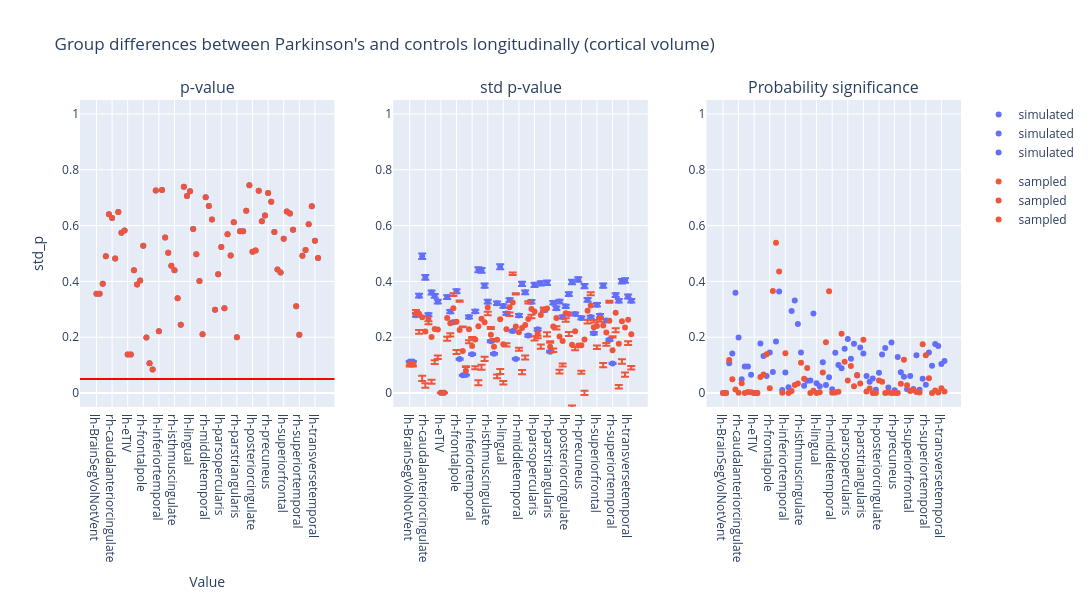

Here is the notebook cell this chart was saved with:
### Code cell
plot_dumbbell(
    ancova_longitudinal_volume,
    "Group differences between Parkinson's and controls longitudinally (cortical volume)",
    "group",
)

### Figure 1 — Plotly figure (JSON) as saved in the notebook; plotly's stock layout.template omitted (floating-point values rounded to 4 significant figures)
{"data": [{"hovertemplate": "group=simulated<br>region=%{x}<br>p_value=%{y}<extra></extra>", "legendgroup": "simulated", "marker": {"color": "#636efa", "symbol": "circle"}, "mode": "markers", "name": "simulated", "orientation": "v", "showlegend": true, "type": "scatter", "x": ["lh-BrainSegVolNotVent", "rh-BrainSegVolNotVent", "lh-bankssts", "rh-bankssts", "lh-caudalanteriorcingulate", "rh-caudalanteriorcingulate", "lh-caudalmiddlefrontal", "rh-caudalmiddlefrontal", "lh-cuneus", "rh-cuneus", "lh-eTIV", "rh-eTIV", "lh-entorhinal", "rh-entorhinal", "lh-frontalpole", "rh-frontalpole", "lh-fusiform", "rh-fusiform", "lh-inferiorparietal", "rh-inferiorparietal", "lh-inferiortemporal", "rh-inferiortemporal", "lh-insula", "rh-insula", "lh-isthmuscingulate", "rh-isthmuscingulate", "lh-lateraloccipital", "rh-lateraloccipital", "lh-lateralorbitofrontal", "rh-lateralorbitofrontal", "lh-lingual", "rh-lingual", "lh-medialorbitofrontal", "rh-medialorbitofrontal", "lh-middletemporal", "rh-middletemporal", "lh-paracentral", "rh-paracentral", "lh-parahippocampal", "rh-parahippocampal", "lh-parsopercularis", "rh-parsopercularis", "lh-parsorbitalis", "rh-parsorbitalis", "lh-parstriangularis", "rh-parstriangularis", "lh-pericalcarine", "rh-pericalcarine", "lh-postcentral", "rh-postcentral", "lh-posteriorcingulate", "rh-posteriorcingulate", "lh-precentral", "rh-precentral", "lh-precuneus", "rh-precuneus", "lh-rostralanteriorcingulate", "rh-rostralanteriorcingulate", "lh-rostralmiddlefrontal", "rh-rostralmiddlefrontal", "lh-superiorfrontal", "rh-superiorfrontal", "lh-superiorparietal", "rh-superiorparietal", "lh-superiortemporal", "rh-superiortemporal", "lh-supramarginal", "rh-supramarginal", "lh-temporalpole", "rh-temporalpole", "lh-transversetemporal", "rh-transversetemporal"], "xaxis": "x", "y": [0.3562, 0.3562, 0.392, 0.4905, 0.641, 0.6273, 0.4819, 0.6484, 0.5747, 0.5824, 0.1379, 0.1379, 0.4397, 0.3888, 0.4034, 0.5276, 0.1989, 0.1071, 0.08434, 0.7257, 0.2218, 0.7277, 0.5576, 0.5024, 0.4557, 0.4404, 0.3397, 0.2451, 0.7392, 0.7063, 0.7232, 0.5881, 0.4973, 0.4012, 0.2106, 0.7014, 0.6701, 0.6217, 0.2982, 0.426, 0.5235, 0.3036, 0.5688, 0.4929, 0.6123, 0.2003, 0.5796, 0.5797, 0.653, 0.7448, 0.506, 0.5104, 0.7249, 0.6152, 0.6364, 0.7166, 0.6855, 0.5772, 0.4428, 0.4317, 0.5526, 0.6504, 0.6432, 0.5854, 0.3112, 0.2088, 0.4915, 0.5126, 0.6049, 0.6689, 0.546, 0.4843], "yaxis": "y"}, {"hovertemplate": "group=sampled<br>region=%{x}<br>p_value=%{y}<extra></extra>", "legendgroup": "sampled", "marker": {"color": "#EF553B", "symbol": "circle"}, "mode": "markers", "name": "sampled", "orientation": "v", "showlegend": true, "type": "scatter", "x": ["lh-BrainSegVolNotVent", "rh-BrainSegVolNotVent", "lh-bankssts", "rh-bankssts", "lh-caudalanteriorcingulate", "rh-caudalanteriorcingulate", "lh-caudalmiddlefrontal", "rh-caudalmiddlefrontal", "lh-cuneus", "rh-cuneus", "lh-eTIV", "rh-eTIV", "lh-entorhinal", "rh-entorhinal", "lh-frontalpole", "rh-frontalpole", "lh-fusiform", "rh-fusiform", "lh-inferiorparietal", "rh-inferiorparietal", "lh-inferiortemporal", "rh-inferiortemporal", "lh-insula", "rh-insula", "lh-isthmuscingulate", "rh-isthmuscingulate", "lh-lateraloccipital", "rh-lateraloccipital", "lh-lateralorbitofrontal", "rh-lateralorbitofrontal", "lh-lingual", "rh-lingual", "lh-medialorbitofrontal", "rh-medialorbitofrontal", "lh-middletemporal", "rh-middletemporal", "lh-paracentral", "rh-paracentral", "lh-parahippocampal", "rh-parahippocampal", "lh-parsopercularis", "rh-parsopercularis", "lh-parsorbitalis", "rh-parsorbitalis", "lh-parstriangularis", "rh-parstriangularis", "lh-pericalcarine", "rh-pericalcarine", "lh-postcentral", "rh-postcentral", "lh-posteriorcingulate", "rh-posteriorcingulate", "lh-precentral", "rh-precentral", "lh-precuneus", "rh-precuneus", "lh-rostralanteriorcingulate", "rh-rostralanteriorcingulate", "lh-rostralmiddlefrontal", "rh-rostralmiddlefrontal", "lh-superiorfrontal", "rh-superiorfrontal", "lh-superiorparietal", "rh-superiorparietal", "lh-superiortemporal", "rh-superiortemporal", "lh-supramarginal", "rh-supramarginal", "lh-temporalpole", "rh-temporalpole", "lh-transversetemporal", "rh-transversetemporal"], "xaxis": "x", "y": [0.3562, 0.3562, 0.392, 0.4905, 0.641, 0.6273, 0.4819, 0.6484, 0.5747, 0.5824, 0.1379, 0.1379, 0.4397, 0.3888, 0.4034, 0.5276, 0.1989, 0.1071, 0.08434, 0.7257, 0.2218, 0.7277, 0.5576, 0.5024, 0.4557, 0.4404, 0.3397, 0.2451, 0.7392, 0.7063, 0.7232, 0.5881, 0.4973, 0.4012, 0.2106, 0.7014, 0.6701, 0.6217, 0.2982, 0.426, 0.5235, 0.3036, 0.5688, 0.4929, 0.6123, 0.2003, 0.5796, 0.5797, 0.653, 0.7448, 0.506, 0.5104, 0.7249, 0.6152, 0.6364, 0.7166, 0.6855, 0.5772, 0.4428, 0.4317, 0.5526, 0.6504, 0.6432, 0.5854, 0.3112, 0.2088, 0.4915, 0.5126, 0.6049, 0.6689, 0.546, 0.4843], "yaxis": "y"}, {"error_y": {"array": [0.002201, 0.002201, 0.005432, 0.006794, 0.009547, 0.008075, 0.005468, 0.007025, 0.006783, 0.006383, 2.241e-05, 2.241e-05, 0.006698, 0.005683, 0.004948, 0.007097, 0.002369, 0.001233, 0.001256, 0.005315, 0.002712, 0.005698, 0.008608, 0.008567, 0.007494, 0.006379, 0.003618, 0.002741, 0.006263, 0.00881, 0.006079, 0.005553, 0.006485, 0.004323, 0.00238, 0.005414, 0.007624, 0.007027, 0.004008, 0.006371, 0.007554, 0.004443, 0.007654, 0.005785, 0.007697, 0.002888, 0.0063, 0.005916, 0.006392, 0.005314, 0.00605, 0.006903, 0.007754, 0.005516, 0.007933, 0.005232, 0.007466, 0.006509, 0.005299, 0.00417, 0.006166, 0.005403, 0.007494, 0.005054, 0.003712, 0.002066, 0.006839, 0.006441, 0.007799, 0.007857, 0.006738, 0.006438], "arrayminus": [0.002245, 0.002245, 0.005542, 0.006931, 0.00974, 0.008238, 0.005579, 0.007167, 0.006921, 0.006512, 2.287e-05, 2.287e-05, 0.006834, 0.005798, 0.005048, 0.00724, 0.002417, 0.001258, 0.001281, 0.005422, 0.002767, 0.005813, 0.008782, 0.00874, 0.007646, 0.006508, 0.003692, 0.002797, 0.006389, 0.008988, 0.006202, 0.005665, 0.006617, 0.00441, 0.002428, 0.005524, 0.007778, 0.007169, 0.004089, 0.0065, 0.007707, 0.004533, 0.007809, 0.005902, 0.007853, 0.002946, 0.006427, 0.006036, 0.006521, 0.005422, 0.006172, 0.007042, 0.007911, 0.005628, 0.008093, 0.005337, 0.007617, 0.00664, 0.005406, 0.004255, 0.006291, 0.005512, 0.007646, 0.005157, 0.003788, 0.002108, 0.006977, 0.006572, 0.007957, 0.008016, 0.006874, 0.006568]}, "hovertemplate": "group=simulated<br>region=%{x}<br>std_p=%{y}<extra></extra>", "legendgroup": "simulated", "marker": {"color": "#636efa", "symbol": "circle"}, "mode": "markers", "name": "simulated", "orientation": "v", "showlegend": true, "type": "scatter", "x": ["lh-BrainSegVolNotVent", "rh-BrainSegVolNotVent", "lh-bankssts", "rh-bankssts", "lh-caudalanteriorcingulate", "rh-caudalanteriorcingulate", "lh-caudalmiddlefrontal", "rh-caudalmiddlefrontal", "lh-cuneus", "rh-cuneus", "lh-eTIV", "rh-eTIV", "lh-entorhinal", "rh-entorhinal", "lh-frontalpole", "rh-frontalpole", "lh-fusiform", "rh-fusiform", "lh-inferiorparietal", "rh-inferiorparietal", "lh-inferiortemporal", "rh-inferiortemporal", "lh-insula", "rh-insula", "lh-isthmuscingulate", "rh-isthmuscingulate", "lh-lateraloccipital", "rh-lateraloccipital", "lh-lateralorbitofrontal", "rh-lateralorbitofrontal", "lh-lingual", "rh-lingual", "lh-medialorbitofrontal", "rh-medialorbitofrontal", "lh-middletemporal", "rh-middletemporal", "lh-paracentral", "rh-paracentral", "lh-parahippocampal", "rh-parahippocampal", "lh-parsopercularis", "rh-parsopercularis", "lh-parsorbitalis", "rh-parsorbitalis", "lh-parstriangularis", "rh-parstriangularis", "lh-pericalcarine", "rh-pericalcarine", "lh-postcentral", "rh-postcentral", "lh-posteriorcingulate", "rh-posteriorcingulate", "lh-precentral", "rh-precentral", "lh-precuneus", "rh-precuneus", "lh-rostralanteriorcingulate", "rh-rostralanteriorcingulate", "lh-rostralmiddlefrontal", "rh-rostralmiddlefrontal", "lh-superiorfrontal", "rh-superiorfrontal", "lh-superiorparietal", "rh-superiorparietal", "lh-superiortemporal", "rh-superiortemporal", "lh-supramarginal", "rh-supramarginal", "lh-temporalpole", "rh-temporalpole", "lh-transversetemporal", "rh-transversetemporal"], "xaxis": "x2", "y": [0.113, 0.113, 0.2789, 0.3488, 0.4902, 0.4146, 0.2808, 0.3607, 0.3483, 0.3277, 0.001151, 0.001151, 0.3439, 0.2918, 0.2541, 0.3644, 0.1216, 0.06333, 0.06448, 0.2729, 0.1392, 0.2926, 0.442, 0.4399, 0.3848, 0.3276, 0.1858, 0.1408, 0.3216, 0.4523, 0.3121, 0.2851, 0.333, 0.222, 0.1222, 0.278, 0.3914, 0.3608, 0.2058, 0.3271, 0.3879, 0.2282, 0.393, 0.297, 0.3952, 0.1483, 0.3235, 0.3038, 0.3282, 0.2729, 0.3106, 0.3544, 0.3981, 0.2832, 0.4073, 0.2686, 0.3834, 0.3342, 0.2721, 0.2141, 0.3166, 0.2774, 0.3848, 0.2595, 0.1906, 0.1061, 0.3512, 0.3307, 0.4004, 0.4035, 0.346, 0.3306], "yaxis": "y2"}, {"error_y": {"array": [-0.00567, -0.00567, 0.01196, -0.05793, -0.2093, -0.1857, -0.008905, -0.1531, -0.112, -0.09337, 1.619e-05, 1.619e-05, -0.06795, -0.03598, 0.05443, -0.1014, 0.1062, 0.08826, 0.01625, -0.03923, 0.03201, -0.09527, -0.1939, -0.1651, -0.1237, -0.01477, 0.02713, 0.02769, -0.1246, -0.1787, -0.1315, -0.05062, -0.01887, 0.1072, 0.1189, -0.05501, -0.1504, -0.1096, 0.06339, -0.01993, -0.0884, -0.009378, -0.1057, 0.007416, -0.08476, 0.02014, -0.07879, -0.02905, -0.1193, -0.08105, -0.01835, -0.06442, -0.2176, -0.05649, -0.2287, -0.09179, -0.1838, -0.03289, 0.04721, 0.02569, -0.0699, -0.002755, -0.1349, -0.03758, 0.07191, 0.04962, -0.05624, -0.1475, -0.1358, -0.1608, -0.07691, -0.1135], "arrayminus": [0.01012, 0.01012, -0.0009897, 0.07166, 0.2285, 0.202, 0.01995, 0.1673, 0.1257, 0.1063, 2.909e-05, 2.909e-05, 0.08148, 0.04746, -0.04443, 0.1158, -0.1014, -0.08577, -0.01371, 0.04997, -0.02653, 0.1068, 0.2113, 0.1824, 0.1388, 0.02766, -0.01982, -0.02215, 0.1373, 0.1965, 0.1438, 0.06183, 0.03197, -0.09849, -0.1141, 0.06594, 0.1658, 0.1238, -0.05529, 0.0328, 0.1037, 0.01835, 0.1211, 0.004271, 0.1003, -0.01431, 0.09151, 0.041, 0.1322, 0.09178, 0.03058, 0.07836, 0.2333, 0.06764, 0.2447, 0.1024, 0.1989, 0.04604, -0.0365, -0.01727, 0.08235, 0.01367, 0.15, 0.04779, -0.06441, -0.04545, 0.07005, 0.1606, 0.1516, 0.1767, 0.09052, 0.1265]}, "hovertemplate": "group=sampled<br>region=%{x}<br>std_p=%{y}<extra></extra>", "legendgroup": "sampled", "marker": {"color": "#EF553B", "symbol": "circle"}, "mode": "markers", "name": "sampled", "orientation": "v", "showlegend": true, "type": "scatter", "x": ["lh-BrainSegVolNotVent", "rh-BrainSegVolNotVent", "lh-bankssts", "rh-bankssts", "lh-caudalanteriorcingulate", "rh-caudalanteriorcingulate", "lh-caudalmiddlefrontal", "rh-caudalmiddlefrontal", "lh-cuneus", "rh-cuneus", "lh-eTIV", "rh-eTIV", "lh-entorhinal", "rh-entorhinal", "lh-frontalpole", "rh-frontalpole", "lh-fusiform", "rh-fusiform", "lh-inferiorparietal", "rh-inferiorparietal", "lh-inferiortemporal", "rh-inferiortemporal", "lh-insula", "rh-insula", "lh-isthmuscingulate", "rh-isthmuscingulate", "lh-lateraloccipital", "rh-lateraloccipital", "lh-lateralorbitofrontal", "rh-lateralorbitofrontal", "lh-lingual", "rh-lingual", "lh-medialorbitofrontal", "rh-medialorbitofrontal", "lh-middletemporal", "rh-middletemporal", "lh-paracentral", "rh-paracentral", "lh-parahippocampal", "rh-parahippocampal", "lh-parsopercularis", "rh-parsopercularis", "lh-parsorbitalis", "rh-parsorbitalis", "lh-parstriangularis", "rh-parstriangularis", "lh-pericalcarine", "rh-pericalcarine", "lh-postcentral", "rh-postcentral", "lh-posteriorcingulate", "rh-posteriorcingulate", "lh-precentral", "rh-precentral", "lh-precuneus", "rh-precuneus", "lh-rostralanteriorcingulate", "rh-rostralanteriorcingulate", "lh-rostralmiddlefrontal", "rh-rostralmiddlefrontal", "lh-superiorfrontal", "rh-superiorfrontal", "lh-superiorparietal", "rh-superiorparietal", "lh-superiortemporal", "rh-superiortemporal", "lh-supramarginal", "rh-supramarginal", "lh-temporalpole", "rh-temporalpole", "lh-transversetemporal", "rh-transversetemporal"], "xaxis": "x2", "y": [0.1051, 0.1051, 0.2854, 0.2841, 0.2714, 0.2208, 0.2664, 0.2005, 0.2295, 0.228, 0.001145, 0.001145, 0.2693, 0.2501, 0.3035, 0.2559, 0.2255, 0.1504, 0.07947, 0.2284, 0.1685, 0.1916, 0.2395, 0.2662, 0.2536, 0.3064, 0.2093, 0.1657, 0.1907, 0.2648, 0.1745, 0.229, 0.3077, 0.3249, 0.2387, 0.2176, 0.2334, 0.2442, 0.2652, 0.3008, 0.2919, 0.2143, 0.2797, 0.2987, 0.3028, 0.1655, 0.2384, 0.2688, 0.2025, 0.1865, 0.2862, 0.2831, 0.1727, 0.2212, 0.1707, 0.1716, 0.1921, 0.2948, 0.314, 0.2357, 0.2405, 0.2693, 0.2424, 0.2169, 0.2588, 0.1537, 0.2881, 0.1768, 0.2568, 0.2347, 0.2623, 0.2106], "yaxis": "y2"}, {"hovertemplate": "group=simulated<br>region=%{x}<br>psig=%{y}<extra></extra>", "legendgroup": "simulated", "marker": {"color": "#636efa", "symbol": "circle"}, "mode": "markers", "name": "simulated", "orientation": "v", "showlegend": true, "type": "scatter", "x": ["lh-BrainSegVolNotVent", "rh-BrainSegVolNotVent", "lh-bankssts", "rh-bankssts", "lh-caudalanteriorcingulate", "rh-caudalanteriorcingulate", "lh-caudalmiddlefrontal", "rh-caudalmiddlefrontal", "lh-cuneus", "rh-cuneus", "lh-eTIV", "rh-eTIV", "lh-entorhinal", "rh-entorhinal", "lh-frontalpole", "rh-frontalpole", "lh-fusiform", "rh-fusiform", "lh-inferiorparietal", "rh-inferiorparietal", "lh-inferiortemporal", "rh-inferiortemporal", "lh-insula", "rh-insula", "lh-isthmuscingulate", "rh-isthmuscingulate", "lh-lateraloccipital", "rh-lateraloccipital", "lh-lateralorbitofrontal", "rh-lateralorbitofrontal", "lh-lingual", "rh-lingual", "lh-medialorbitofrontal", "rh-medialorbitofrontal", "lh-middletemporal", "rh-middletemporal", "lh-paracentral", "rh-paracentral", "lh-parahippocampal", "rh-parahippocampal", "lh-parsopercularis", "rh-parsopercularis", "lh-parsorbitalis", "rh-parsorbitalis", "lh-parstriangularis", "rh-parstriangularis", "lh-pericalcarine", "rh-pericalcarine", "lh-postcentral", "rh-postcentral", "lh-posteriorcingulate", "rh-posteriorcingulate", "lh-precentral", "rh-precentral", "lh-precuneus", "rh-precuneus", "lh-rostralanteriorcingulate", "rh-rostralanteriorcingulate", "lh-rostralmiddlefrontal", "rh-rostralmiddlefrontal", "lh-superiorfrontal", "rh-superiorfrontal", "lh-superiorparietal", "rh-superiorparietal", "lh-superiortemporal", "rh-superiortemporal", "lh-supramarginal", "rh-supramarginal", "lh-temporalpole", "rh-temporalpole", "lh-transversetemporal", "rh-transversetemporal"], "xaxis": "x3", "y": [7.184e-05, 7.184e-05, 0.1072, 0.142, 0.359, 0.1987, 0.04915, 0.09486, 0.09542, 0.06533, 0.0, 0.0, 0.1775, 0.133, 0.06123, 0.1449, 0.07572, 0.1849, 0.364, 0.01128, 0.07367, 0.02118, 0.2937, 0.3319, 0.2474, 0.1454, 0.02599, 0.0442, 0.0453, 0.2854, 0.03536, 0.02457, 0.1103, 0.02864, 0.05651, 0.01328, 0.1446, 0.1001, 0.08878, 0.1589, 0.1933, 0.1231, 0.1764, 0.06249, 0.163, 0.1421, 0.06106, 0.0407, 0.05249, 0.01173, 0.07306, 0.138, 0.1612, 0.02008, 0.181, 0.009589, 0.1291, 0.07495, 0.05877, 0.0139, 0.06141, 0.01446, 0.1357, 0.01146, 0.05079, 0.03006, 0.1454, 0.09776, 0.1759, 0.1684, 0.1039, 0.115], "yaxis": "y3"}, {"hovertemplate": "group=sampled<br>region=%{x}<br>psig=%{y}<extra></extra>", "legendgroup": "sampled", "marker": {"color": "#EF553B", "symbol": "circle"}, "mode": "markers", "name": "sampled", "orientation": "v", "showlegend": true, "type": "scatter", "x": ["lh-BrainSegVolNotVent", "rh-BrainSegVolNotVent", "lh-bankssts", "rh-bankssts", "lh-caudalanteriorcingulate", "rh-caudalanteriorcingulate", "lh-caudalmiddlefrontal", "rh-caudalmiddlefrontal", "lh-cuneus", "rh-cuneus", "lh-eTIV", "rh-eTIV", "lh-entorhinal", "rh-entorhinal", "lh-frontalpole", "rh-frontalpole", "lh-fusiform", "rh-fusiform", "lh-inferiorparietal", "rh-inferiorparietal", "lh-inferiortemporal", "rh-inferiortemporal", "lh-insula", "rh-insula", "lh-isthmuscingulate", "rh-isthmuscingulate", "lh-lateraloccipital", "rh-lateraloccipital", "lh-lateralorbitofrontal", "rh-lateralorbitofrontal", "lh-lingual", "rh-lingual", "lh-medialorbitofrontal", "rh-medialorbitofrontal", "lh-middletemporal", "rh-middletemporal", "lh-paracentral", "rh-paracentral", "lh-parahippocampal", "rh-parahippocampal", "lh-parsopercularis", "rh-parsopercularis", "lh-parsorbitalis", "rh-parsorbitalis", "lh-parstriangularis", "rh-parstriangularis", "lh-pericalcarine", "rh-pericalcarine", "lh-postcentral", "rh-postcentral", "lh-posteriorcingulate", "rh-posteriorcingulate", "lh-precentral", "rh-precentral", "lh-precuneus", "rh-precuneus", "lh-rostralanteriorcingulate", "rh-rostralanteriorcingulate", "lh-rostralmiddlefrontal", "rh-rostralmiddlefrontal", "lh-superiorfrontal", "rh-superiorfrontal", "lh-superiorparietal", "rh-superiorparietal", "lh-superiortemporal", "rh-superiortemporal", "lh-supramarginal", "rh-supramarginal", "lh-temporalpole", "rh-temporalpole", "lh-transversetemporal", "rh-transversetemporal"], "xaxis": "x3", "y": [1.913e-05, 1.913e-05, 0.1183, 0.04905, 0.01232, 0.001423, 0.03536, 0.0002972, 0.003733, 0.003205, 0.0, 0.0, 0.05721, 0.06666, 0.1386, 0.01685, 0.3658, 0.5385, 0.4356, 0.001504, 0.1429, 9.646e-05, 0.00694, 0.02891, 0.03379, 0.1088, 0.05143, 0.0899, 9.027e-05, 0.008311, 1.473e-05, 0.003169, 0.07352, 0.1823, 0.3644, 0.0007782, 0.002188, 0.004843, 0.2124, 0.1119, 0.04476, 0.09694, 0.02399, 0.06445, 0.03397, 0.1909, 0.00532, 0.0162, 0.0003331, 6.071e-05, 0.04522, 0.04073, 1.176e-05, 0.001618, 1.751e-05, 1.017e-05, 0.0001104, 0.03351, 0.1194, 0.02782, 0.007626, 0.01102, 0.0039, 0.001722, 0.1745, 0.1352, 0.05288, 0.0003543, 0.009027, 0.002358, 0.01736, 0.005167], "yaxis": "y3"}], "layout": {"annotations": [{"font": {"size": 16}, "showarrow": false, "text": "p-value", "x": 0.1444, "xanchor": "center", "xref": "paper", "y": 1.0, "yanchor": "bottom", "yref": "paper"}, {"font": {"size": 16}, "showarrow": false, "text": "std p-value", "x": 0.5, "xanchor": "center", "xref": "paper", "y": 1.0, "yanchor": "bottom", "yref": "paper"}, {"font": {"size": 16}, "showarrow": false, "text": "Probability significance", "x": 0.8556, "xanchor": "center", "xref": "paper", "y": 1.0, "yanchor": "bottom", "yref": "paper"}], "height": 600, "hovermode": "closest", "shapes": [{"line": {"color": "red", "width": 2}, "type": "line", "x0": 0, "x1": 1, "xref": "x domain", "y0": 0.05, "y1": 0.05, "yref": "y"}], "title": {"text": "Group differences between Parkinson's and controls longitudinally (cortical volume)"}, "width": 1400, "xaxis": {"anchor": "y", "domain": [0.0, 0.2889], "title": {"text": "Value"}}, "xaxis2": {"anchor": "y2", "domain": [0.3556, 0.6444]}, "xaxis3": {"anchor": "y3", "domain": [0.7111, 1.0]}, "yaxis": {"anchor": "x", "domain": [0.0, 1.0], "range": [-0.05, 1.05], "title": {"text": "std_p"}}, "yaxis2": {"anchor": "x2", "domain": [0.0, 1.0], "range": [-0.05, 1.05]}, "yaxis3": {"anchor": "x3", "domain": [0.0, 1.0], "range": [-0.05, 1.05]}}}
